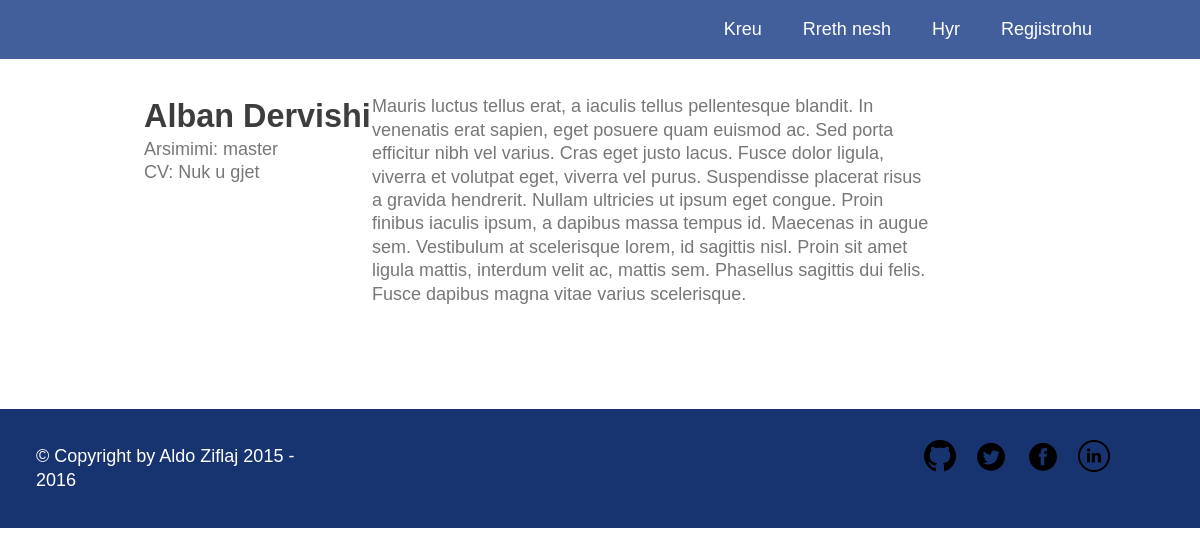
Screenshot of /user.php?id=5 with the database file from the repository.
### tables this page shows
CREATE TABLE IF NOT EXISTS `students` (
  `id` INT(11) NOT NULL AUTO_INCREMENT,
  `first_name` VARCHAR(45) NOT NULL,
  `last_name` VARCHAR(45) NOT NULL,
  `user_id` INT(11) NOT NULL,
  `cv_url` VARCHAR(255) NULL,
  `dob` DATE NOT NULL,
  `degree` VARCHAR(45) NOT NULL,
  `bio` MEDIUMTEXT NULL,
  PRIMARY KEY (`id`),
  INDEX `id_idx` (`user_id` ASC),
  CONSTRAINT `student_user_id`
    FOREIGN KEY (`user_id`)
    REFERENCES `users` (`id`)
    ON DELETE CASCADE
    ON UPDATE CASCADE);

### public/views/student/me.php (the view, shortened to what this page needs)
<?php
$connection = mysqli_connect($db['host'], $db['username'], $db['password'], $db['database']);
$user_sql = "select first_name, last_name, cv_url, degree, bio ";
$user_sql .= "from students ";
$user_sql .= "where user_id = $id";
$result = mysqli_query($connection, $user_sql);
$user = mysqli_fetch_assoc($result);
?>
<div class="content row">
  <div class="profile">
    <div class="col-narrow">
      <div class="profile--handle">
        <?= $user['first_name'] ?> <?= $user['last_name'] ?>
      </div>
      <div class="profile--degree">
        Arsimimi: <?= $user['degree'] ?>
      </div>
      <div class="profile--cv">
        CV:
        <?php if($user['cv_url']): ?>
          <a href="<?= $user['cv_url'] ?>">Shkarko ketu</a>
        <?php else: ?>
          Nuk u gjet
        <?php endif; ?>
      </div>
    </div>
    <div class="col-wide profile--bio">
      <?= $user['bio'] ?>
    </div>
  </div>
</div>

### public/assets/css/base.css (style rules this page uses)
html, body { width: 100%; height: 100%; color: #777; background-color: #fff; }
body { margin: 0; padding: 0; font-size: 1em; font-family: helvetica, arial, sans-serif; line-height: 1.3; }
@media (min-width: 38em) { body { font-size: 1.125em; } }

### public/assets/css/theme.css (style rules this page uses)
.content { min-height: 350px; padding: 0 8em; }

### public/assets/css/layout.css (style rules this page uses)
.row { clear: both; overflow: hidden; }
.col-narrow, .col-narrow--right { margin-bottom: 1.5em; }
@media (min-width: 38em) { .col-narrow, .col-medium, .col-wide { float: left; } }
@media (min-width: 38em) { .col-wide, .col-wide--right { width: 61%; } }
@media (min-width: 38em) { .col-narrow, .col-narrow--right { width: 25%; margin-bottom: 0; } }

### public/assets/css/modules.css (style rules this page uses)
.profile { padding: 2em 0; }
.profile--handle { color: #3D3D3D; font-weight: bold; font-size: 1.8em; }
.profile--bio { margin-bottom: 2em; }

### rows the page displays
students: first_name "Alban", last_name "Dervishi", degree "master", bio "Mauris luctus tellus erat, a iaculis tellus pellentesque blandit. In venenatis erat sapien, eget posuere quam euismod ac. Sed porta efficitur nibh vel varius. Cras eget justo lacus. Fusce dolor ligula, viverra et volutpat eget, viverra vel purus. Suspendisse placerat risus a gravida hendrerit. Nullam ultricies ut ipsum eget congue. Proin finibus iaculis ipsum, a dapibus massa tempus id. Maecenas in augue sem. Vestibulum at scelerisque lorem, id sagittis nisl. Proin sit amet ligula mattis, interdum velit ac, mattis sem. Phasellus sagittis dui felis. Fusce dapibus magna vitae varius scelerisque."
